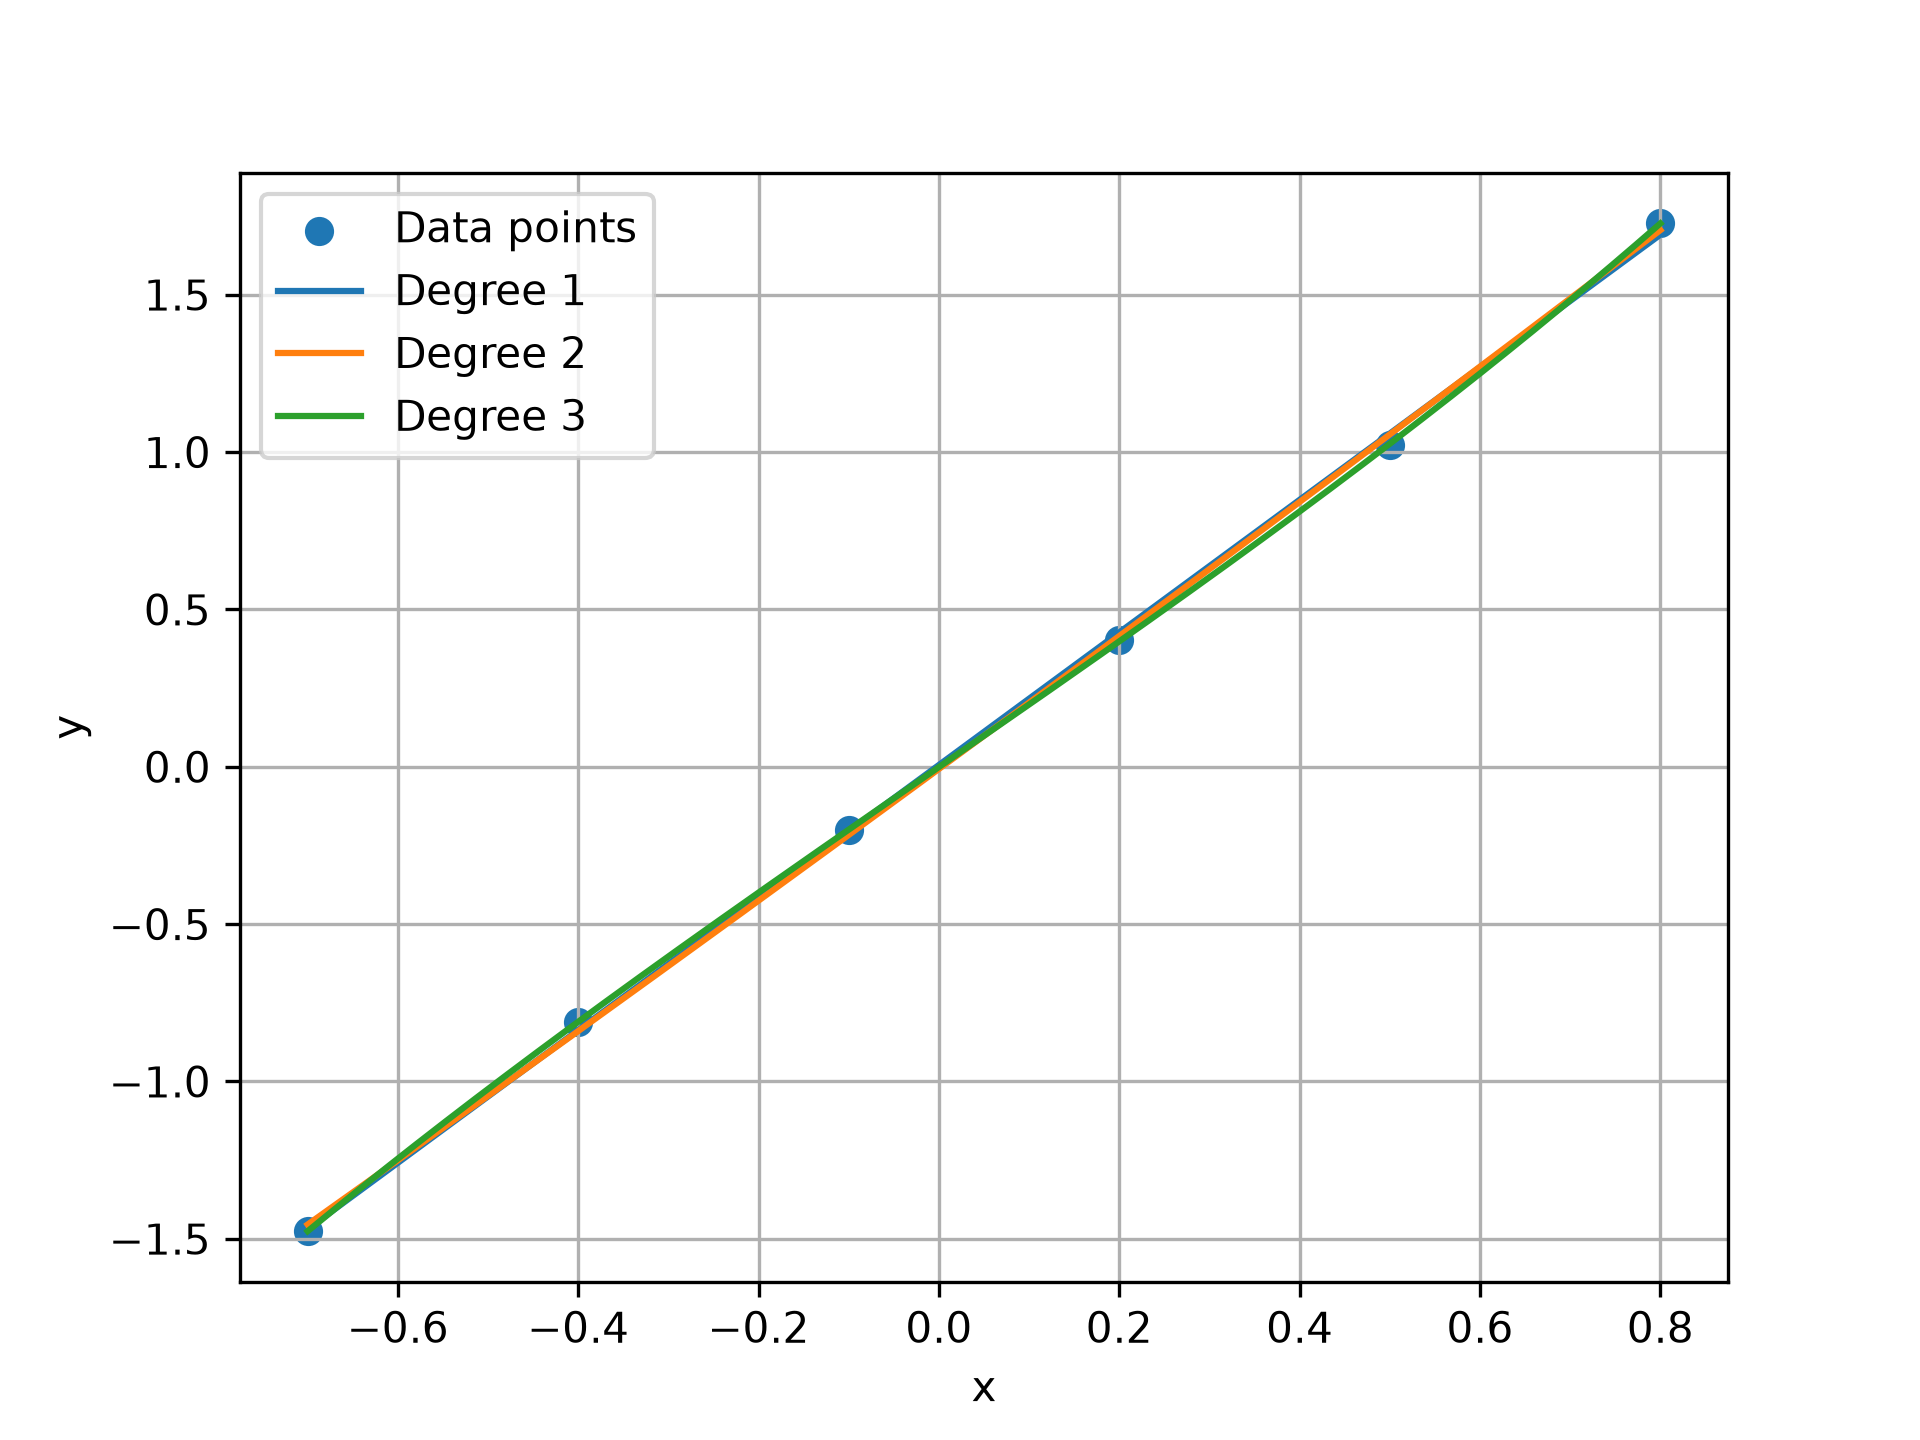

Recreate this plot in Python.
import numpy as np
import matplotlib.pyplot as plt
from lab3_3 import least_squares, polynomial
from data.data3_3 import X, Y


x = X
y = Y

a1 = least_squares(x, y, 1)
a2 = least_squares(x, y, 2)
a3 = least_squares(x, y, 3)

xx = np.linspace(min(x), max(x), 500)

plt.scatter(x, y, label="Data points")
plt.plot(xx, [polynomial(a1, xi) for xi in xx], label="Degree 1")
plt.plot(xx, [polynomial(a2, xi) for xi in xx], label="Degree 2")
plt.plot(xx, [polynomial(a3, xi) for xi in xx], label="Degree 3")

plt.xlabel("x")
plt.ylabel("y")
plt.grid(True)
plt.legend()

plt.savefig("graph3_3.png", dpi=300)
plt.show()
